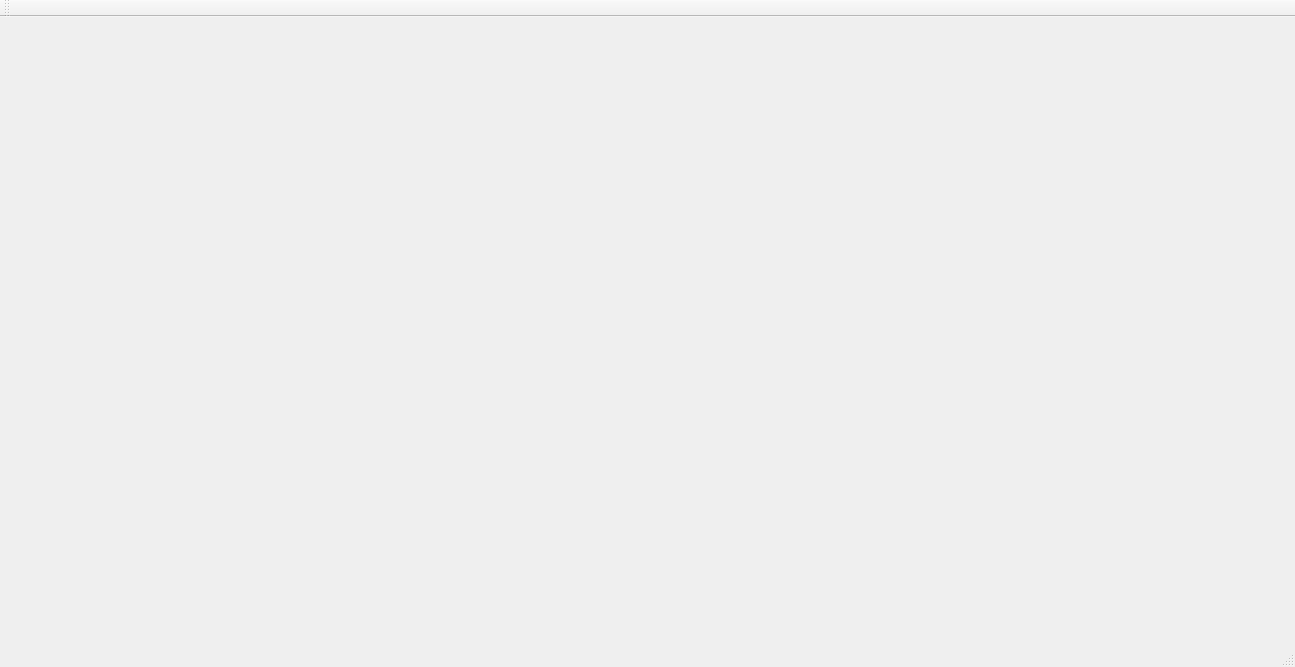
<?xml version="1.0" encoding="UTF-8"?>
<ui version="4.0">
 <class>Overwatch2BallancerClass</class>
 <widget class="QMainWindow" name="Overwatch2BallancerClass">
  <property name="geometry">
   <rect>
    <x>0</x>
    <y>0</y>
    <width>1295</width>
    <height>667</height>
   </rect>
  </property>
  <property name="windowTitle">
   <string>Overwatch2Ballancer</string>
  </property>
  <widget class="QWidget" name="centralWidget"/>
  <widget class="QMenuBar" name="menuBar">
   <property name="geometry">
    <rect>
     <x>0</x>
     <y>0</y>
     <width>1295</width>
     <height>22</height>
    </rect>
   </property>
  </widget>
  <widget class="QToolBar" name="mainToolBar">
   <attribute name="toolBarArea">
    <enum>TopToolBarArea</enum>
   </attribute>
   <attribute name="toolBarBreak">
    <bool>false</bool>
   </attribute>
  </widget>
  <widget class="QStatusBar" name="statusBar"/>
 </widget>
 <layoutdefault spacing="6" margin="11"/>
 <resources>
  <include location="Overwatch2Ballancer.qrc"/>
 </resources>
 <connections/>
</ui>
